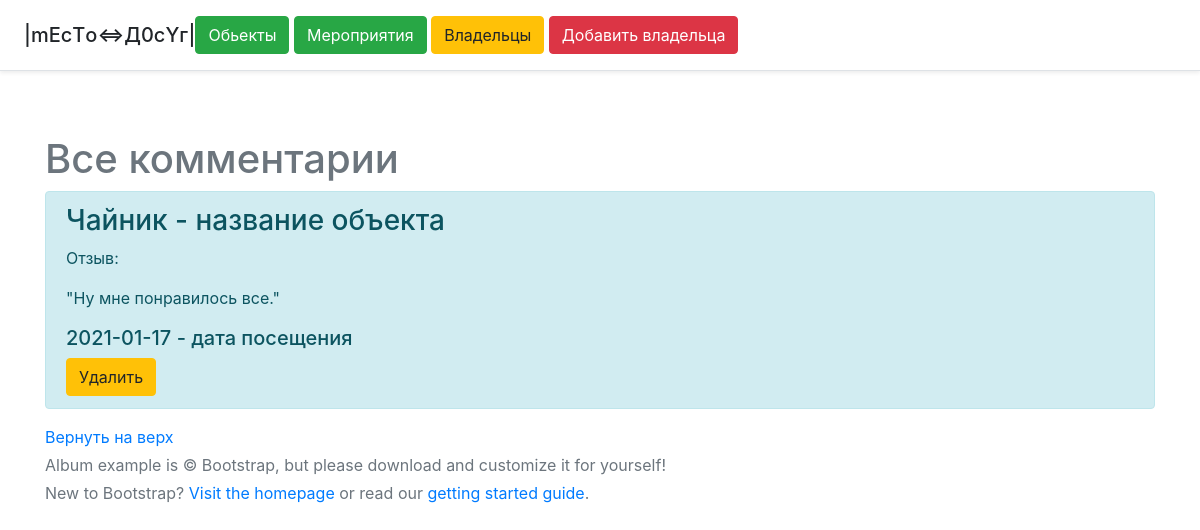
Page /house/1/rep on the committed database.
### app.py (models this page shows, shortened)
class Rep(db.Model):
    id = db.Column(db.Integer, primary_key=True)
    Name_house = db.Column(db.String(45), nullable=True)
    Mark = db.Column(db.Integer, nullable=True)
    When = db.Column(db.Integer, nullable=True)
    Comment = db.Column(db.String(150), nullable=True)

### app.py (the view)
@app.route('/house/<int:id>/rep')
def rep(id):
    house = House.query.order_by(House.id.desc()).all()
    rep = Rep.query.order_by(Rep.id.desc()).all()
    return render_template('rep.html', rep=rep, house=house)

### templates/rep.html (shortened to what this page needs)
{% extends 'base.html' %}
{% block body %}
<div class = 'container'>
    <H1>Все комментарии</H1>
    {% if rep|length > 0 %}
        {% for i in rep %}
            {% if rep.Name_house == house.Name %}
                <div class = "alert alert-info">
                     <h3>{{ i.Name_house }} - название объекта</h3>
                    <p>Отзыв: </p>
                     <p>"{{ i.Comment }}"</p>
                     <h5>{{ i.When }} - дата посещения</h5>
                     <a href="/house/{{i.id}}/rep/delete" class="btn btn-warning">Удалить</a>
                </div>
            {% endif %}
        {% endfor %}
    {% else %}
    <p>На сайте еще нет владельцев</p>
    {% endif %}
</div>
{% endblock %}

### templates/base.html (style rules this page uses)
.bodys { background: url(https://upload.wikimedia.org/wikipedia/commons/thumb/9/94/A_Website_Background.png/800px-A_Website_Background.png); background-size: 100%; }

### rows in the picture
Rep: Name_house "Чайник", Comment "Ну мне понравилось все.", When "2021-01-17"
